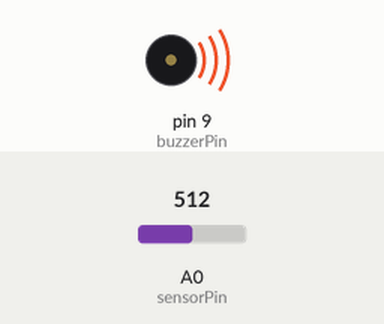
Simulated run of this sketch. Board: Arduino Uno, built with avr-gcc and run on an emulated ATmega328P. Shown: buzzer (waves = sounding). Inputs (shaded band) come from the test bench; at power-on: A0 (sensorPin) = 512.

Above: at 0.1 s.
Timing chart, 0 to 1.6 s (numbered marks = the images above):
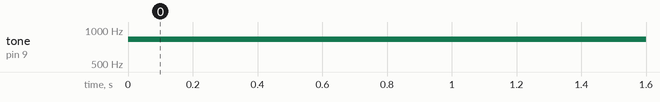

The sketch:

AnnoyingSounds.ino
```cpp
/*  Annoying Sounds

Demonstrates the use of a buzzer or speaker.  When you twist the knob, or
potentiometer, the pitch of the buzzer or speaker will change.

The parts that you will need are:
-Arduino
-potentiometer
-buzzer or speaker

made on 10 July 12
created by Quin
*/

int lowVal = 0;       // declare the highest value that your sensor goes up to:
int highVal = 1023;  // most likely 0 and 1023, respectively

const int buzzerPin = 9;  // the pin that your buzzer is connected to
const int sensorPin = A0;  // the pin that your potentiometer is connected to

void setup() {
  // no need for any code here
}

void loop() {
  // read the potentiometer
  int sensorValue=analogRead(sensorPin);

  // convert the potentiometer values to values that the buzzer can use
  int val=map(sensorValue, highVal, lowVal, 150, 1500);

  // make the tone
  tone(buzzerPin, val);
}
```

Measured:
- by itself, tone on pin 9 (buzzerPin): silent → 824 Hz at 0.00 s
